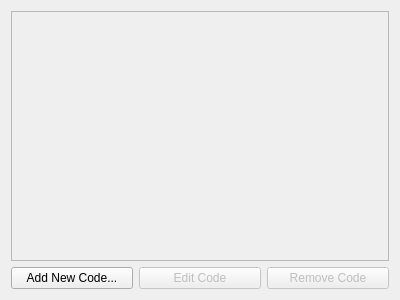
<?xml version="1.0" encoding="UTF-8"?>
<ui version="4.0">
 <class>ConfigurePerGameAddons</class>
 <widget class="QWidget" name="ConfigurePerGameAddons">
  <property name="geometry">
   <rect>
    <x>0</x>
    <y>0</y>
    <width>400</width>
    <height>300</height>
   </rect>
  </property>
  <property name="windowTitle">
   <string>Form</string>
  </property>
  <property name="accessibleDescription">
   <string>Add-Ons</string>
  </property>
  <layout class="QGridLayout" name="gridLayout">
   <item row="0" column="0">
    <layout class="QVBoxLayout" name="verticalLayout">
     <item>
      <widget class="QScrollArea" name="scrollArea">
       <property name="widgetResizable">
        <bool>true</bool>
       </property>
       <widget class="QWidget" name="scrollAreaWidgetContents">
        <property name="geometry">
         <rect>
          <x>0</x>
          <y>0</y>
          <width>378</width>
          <height>246</height>
         </rect>
        </property>
       </widget>
      </widget>
     </item>
     <item>
      <layout class="QHBoxLayout" name="action_buttons">
       <item>
        <widget class="QPushButton" name="new_btn">
         <property name="text">
          <string>Add New Code...</string>
         </property>
        </widget>
       </item>
       <item>
        <widget class="QPushButton" name="edit_btn">
         <property name="enabled">
          <bool>false</bool>
         </property>
         <property name="text">
          <string>Edit Code</string>
         </property>
        </widget>
       </item>
       <item>
        <widget class="QPushButton" name="remove_btn">
         <property name="enabled">
          <bool>false</bool>
         </property>
         <property name="text">
          <string>Remove Code</string>
         </property>
        </widget>
       </item>
      </layout>
     </item>
    </layout>
   </item>
  </layout>
 </widget>
 <resources/>
 <connections/>
</ui>
